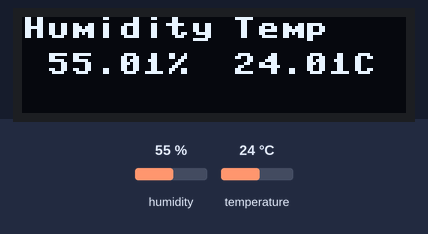
Simulated run of this program. Board: ESP8266 board running MicroPython. Parts: 128×32 one-colour display. The test bench sets the inputs (shaded band); at power-on: humidity 55 %, temperature 24 °C. WiFi joins after 1.5 s; no MQTT or app messages arrive unless stated; library files of the repository ran but are not shown: sht25.py; what the program prints to the serial console is not drawn.

Above: at 2.8 s.
2.9 s: humidity set to 22 %
At 4.0 s:
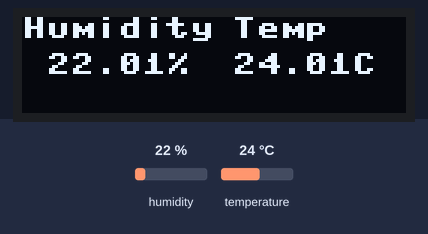
5.1 s: temperature set to 12 °C
At 6.1 s:
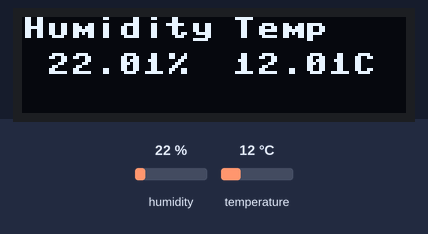
7.2 s: humidity set to 40 %
At 8.3 s:
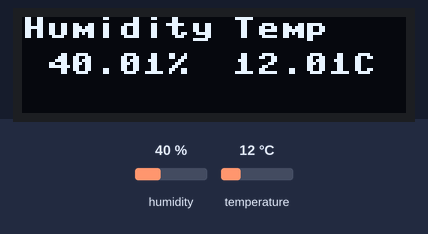
9.2 s: temperature set to 19 °C
At 10.4 s:
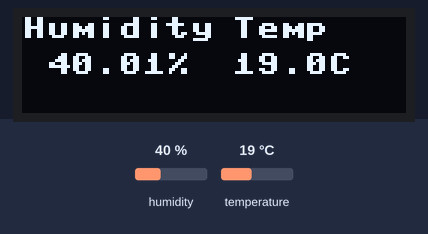
Timing chart, 0 to 12.2 s (numbered marks = the images above; inputs shaded):
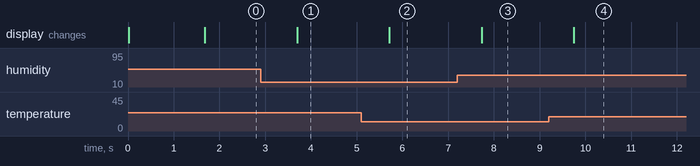

Measured:
- after the input at 2.9 s, the display: changes after 0.80 s (image 1)
- after the input at 5.1 s, the display: changes after 0.61 s (image 2)
- after the input at 7.2 s, the display: changes after 0.53 s (image 3)
- after the input at 9.2 s, the display: changes after 0.55 s (image 4)

The program:

main.py
```python
# (licence header left out)
import time
from machine import I2C, SPI, Pin
from sht25 import SHT25
from ssd1306 import SSD1306_SPI
import network
from umqtt.simple import MQTTClient

sensor = SHT25(I2C(scl=Pin(5), sda=Pin(4)))
display = SSD1306_SPI(128, 32, SPI(1), Pin(0), Pin(2), Pin(15))


def displayData(temperature, humidity):
	global display
	display.fill(0)
	display.text("Humidity", 0, 0)
	display.text("Temp", 70, 0)
	display.text(str(round(humidity, 2))[0:5] + "%", 8, 12)
	display.text(str(round(temperature, 2))[0:5] + "C", 70, 12)
	display.show()

sta_if = network.WLAN(network.STA_IF)
sta_if.active(True)

display.fill(0);
display.text("Connecting...", 0, 0)
display.show()
print("Connecting...")

sta_if.connect('TECHNARIUM', '')
while not sta_if.isconnected():
	pass

# try:
c = MQTTClient('myMqttClient', 'mqtt.thingspeak.com', 1883)  # uses unsecure TCP connection
c.connect()
# except:
	# print("Not connected, running offline")


thingspeakChannelId = '358189'
thingspeakChannelWriteapi = ''
credentials = "channels/{:s}/publish/{:s}".format(thingspeakChannelId, thingspeakChannelWriteapi)

while True:
	temperature = sensor.getTemperature()
	humidity = sensor.getHumidity()

	print(str(temperature) + ", " + str(humidity))
	displayData(temperature, humidity)
	payload = "field1={:.1f}&field2={:.1f}\n".format(temperature, humidity)
	c.publish(credentials, payload)
	time.sleep(1)
```
